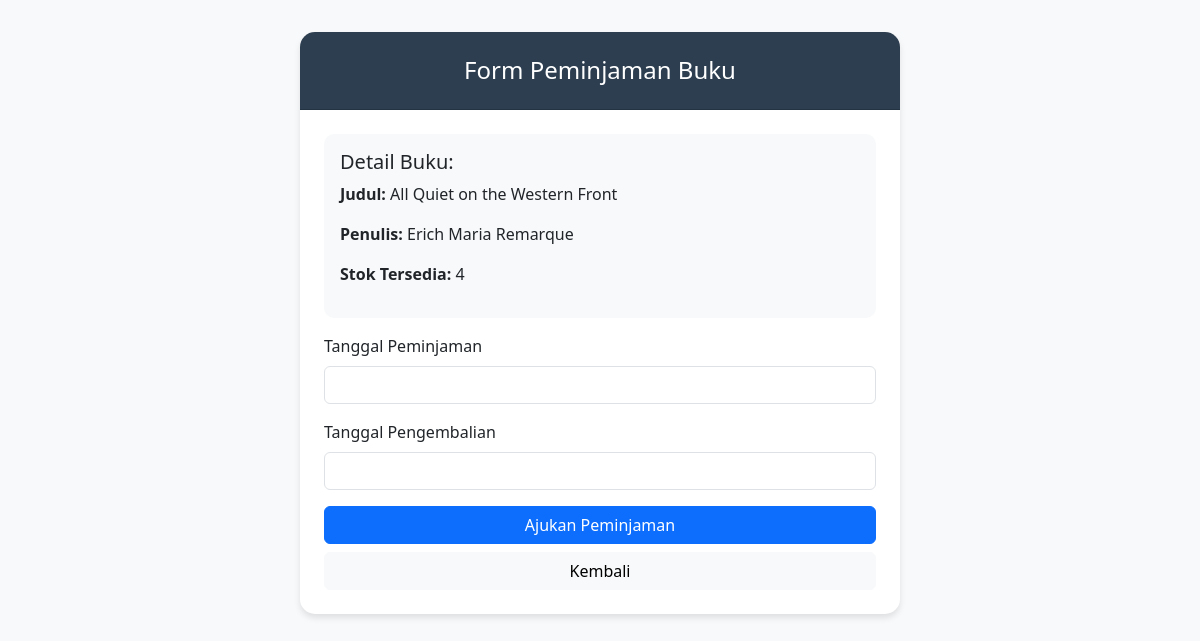
The app's page /form_peminjaman.php?book_id=1 (signed in) with its own data.
### tables this page shows
CREATE TABLE `buku` (
  `id` int(11) NOT NULL,
  `judul` varchar(100) NOT NULL,
  `penulis` varchar(100) NOT NULL,
  `rekomendasi_usia` int(11) DEFAULT NULL,
  `cover` varchar(255) DEFAULT NULL,
  `deskripsi` text DEFAULT NULL,
  `stok` int(11) DEFAULT 0
);

### form_peminjaman.php (the view, shortened to what this page needs)
<?php
require_once 'config.php';
$book_id = isset($_GET['book_id']) ? $_GET['book_id'] : '';
if ($book_id) {
    $sql = "SELECT * FROM buku WHERE id = '$book_id'";
    $result = mysqli_query($conn, $sql);
    $book = mysqli_fetch_assoc($result);
}
?>
<!DOCTYPE html>
<html lang="en">
<head>
    <link href="https://cdn.jsdelivr.net/npm/bootstrap@5.3.0/dist/css/bootstrap.min.css" rel="stylesheet">
    <link rel="stylesheet" href="https://cdn.jsdelivr.net/npm/flatpickr/dist/flatpickr.min.css">
</head>
<body>
    <div class="container">
        <div class="form-container">
            <div class="card">
                <div class="card-header text-center">
                    <h4 class="mb-0">Form Peminjaman Buku</h4>
                </div>
                <div class="card-body p-4">
                    <?php if(isset($book)): ?>
                        <div class="book-details">
                            <h5>Detail Buku:</h5>
                            <p><strong>Judul:</strong> <?php echo htmlspecialchars($book['judul']); ?></p>
                            <p><strong>Penulis:</strong> <?php echo htmlspecialchars($book['penulis'] ?? 'Tidak ada data'); ?></p>
                            <p>
                                <strong>Stok Tersedia:</strong>
                                <span class="<?php echo $book['stok'] == 0 ? 'stock-warning' : ''; ?>">
                                    <?php echo htmlspecialchars($book['stok']); ?>
                                </span>
                            </p>
                        </div>
                        <?php if($book['stok'] > 0): ?>
                            <form method="POST" action="">
                                <div class="mb-3">
                                    <label class="form-label">Tanggal Peminjaman</label>
                                    <input type="text" class="form-control datepicker" name="tanggal_pinjam" required>
                                </div>
                                <div class="mb-3">
                                    <label class="form-label">Tanggal Pengembalian</label>
                                    <input type="text" class="form-control datepicker" name="tanggal_kembali" required>
                                </div>
                                <div class="d-grid gap-2">
                                    <button type="submit" class="btn btn-primary">Ajukan Peminjaman</button>
                                    <a href="user_dashboard.php" class="btn btn-light">Kembali</a>
                                </div>
                            </form>
                        <?php endif; ?>
                    <?php endif; ?>
                </div>
            </div>
        </div>
    </div>
</body>
</html>

### form_peminjaman.php (style rules this page uses)
body { background-color: #f8f9fa; }
.form-container { max-width: 600px; margin: 2rem auto; }
.card { border: none; border-radius: 15px; box-shadow: 0 4px 6px rgba(0, 0, 0, 0.1); }
.card-header { background-color: #2c3e50; color: white; border-radius: 15px 15px 0 0 !important; padding: 1.5rem; }
.book-details { background-color: #f8f9fa; padding: 1rem; border-radius: 10px; margin-bottom: 1rem; }

### records on screen
buku: judul "All Quiet on the Western Front", penulis "Erich Maria Remarque", stok "4"
